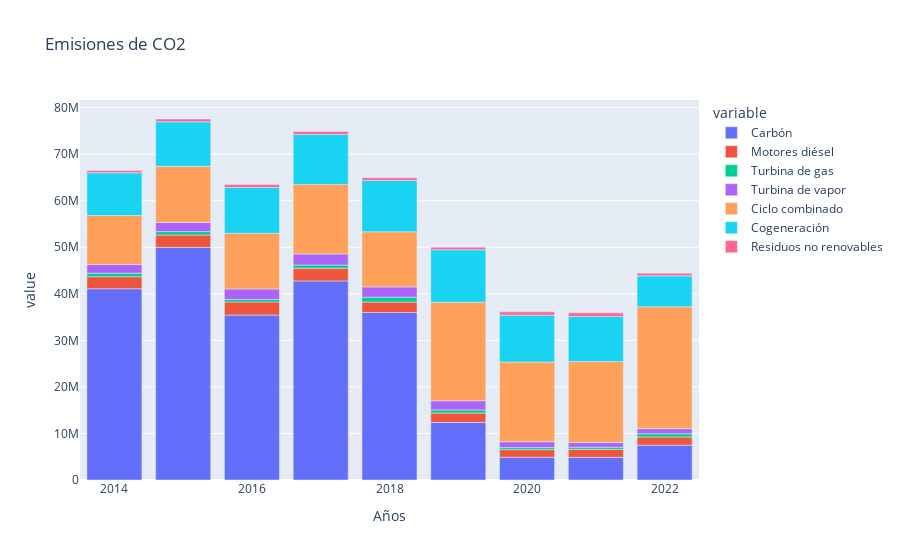

Notebook code for this chart:
### Markdown cell above
**EMISIONES DE CO2 POR TECNOLOGÍA NO RENOVABLE Y AÑO**

### Code cell
px.bar(data_frame = emisiones,
       x          = "Años",
       y          = emisiones.columns[1:-2],
       title = "Emisiones de CO2")

### Figure 1 — Plotly figure (JSON) as saved in the notebook; plotly's stock layout.template omitted (floating-point values rounded to 4 significant figures)
{"data": [{"alignmentgroup": "True", "hovertemplate": "variable=Carbón<br>Años=%{x}<br>value=%{y}<extra></extra>", "legendgroup": "Carbón", "marker": {"color": "#636efa", "pattern": {"shape": ""}}, "name": "Carbón", "offsetgroup": "Carbón", "orientation": "v", "showlegend": true, "textposition": "auto", "type": "bar", "x": [2014, 2015, 2016, 2017, 2018, 2019, 2020, 2021, 2022], "xaxis": "x", "y": [41090000.0, 49990000.0, 35450000.0, 42770000.0, 36000000.0, 12380000.0, 4885000.0, 4866000.0, 7489000.0], "yaxis": "y"}, {"alignmentgroup": "True", "hovertemplate": "variable=Motores diésel<br>Años=%{x}<br>value=%{y}<extra></extra>", "legendgroup": "Motores diésel", "marker": {"color": "#EF553B", "pattern": {"shape": ""}}, "name": "Motores diésel", "offsetgroup": "Motores diésel", "orientation": "v", "showlegend": true, "textposition": "auto", "type": "bar", "x": [2014, 2015, 2016, 2017, 2018, 2019, 2020, 2021, 2022], "xaxis": "x", "y": [2600000.0, 2652000.0, 2812000.0, 2728000.0, 2234000.0, 1998000.0, 1641000.0, 1721000.0, 1742000.0], "yaxis": "y"}, {"alignmentgroup": "True", "hovertemplate": "variable=Turbina de gas<br>Años=%{x}<br>value=%{y}<extra></extra>", "legendgroup": "Turbina de gas", "marker": {"color": "#00cc96", "pattern": {"shape": ""}}, "name": "Turbina de gas", "offsetgroup": "Turbina de gas", "orientation": "v", "showlegend": true, "textposition": "auto", "type": "bar", "x": [2014, 2015, 2016, 2017, 2018, 2019, 2020, 2021, 2022], "xaxis": "x", "y": [756400.0, 726300.0, 532300.0, 692800.0, 1045000.0, 675900.0, 430900.0, 451500.0, 703600.0], "yaxis": "y"}, {"alignmentgroup": "True", "hovertemplate": "variable=Turbina de vapor<br>Años=%{x}<br>value=%{y}<extra></extra>", "legendgroup": "Turbina de vapor", "marker": {"color": "#ab63fa", "pattern": {"shape": ""}}, "name": "Turbina de vapor", "offsetgroup": "Turbina de vapor", "orientation": "v", "showlegend": true, "textposition": "auto", "type": "bar", "x": [2014, 2015, 2016, 2017, 2018, 2019, 2020, 2021, 2022], "xaxis": "x", "y": [1843000.0, 1978426, 2257000.0, 2380000.0, 2210000.0, 1970000.0, 1260000.0, 1008000.0, 1094299], "yaxis": "y"}, {"alignmentgroup": "True", "hovertemplate": "variable=Ciclo combinado<br>Años=%{x}<br>value=%{y}<extra></extra>", "legendgroup": "Ciclo combinado", "marker": {"color": "#FFA15A", "pattern": {"shape": ""}}, "name": "Ciclo combinado", "offsetgroup": "Ciclo combinado", "orientation": "v", "showlegend": true, "textposition": "auto", "type": "bar", "x": [2014, 2015, 2016, 2017, 2018, 2019, 2020, 2021, 2022], "xaxis": "x", "y": [10540000.0, 12050000.0, 11970000.0, 14940000.0, 11840000.0, 21180000.0, 17130000.0, 17390000.0, 26200000.0], "yaxis": "y"}, {"alignmentgroup": "True", "hovertemplate": "variable=Cogeneración<br>Años=%{x}<br>value=%{y}<extra></extra>", "legendgroup": "Cogeneración", "marker": {"color": "#19d3f3", "pattern": {"shape": ""}}, "name": "Cogeneración", "offsetgroup": "Cogeneración", "orientation": "v", "showlegend": true, "textposition": "auto", "type": "bar", "x": [2014, 2015, 2016, 2017, 2018, 2019, 2020, 2021, 2022], "xaxis": "x", "y": [9178000.0, 9576000.0, 9845000.0, 10720000.0, 11020000.0, 11250000.0, 10070000.0, 9688000.0, 6646000.0], "yaxis": "y"}, {"alignmentgroup": "True", "hovertemplate": "variable=Residuos no renovables<br>Años=%{x}<br>value=%{y}<extra></extra>", "legendgroup": "Residuos no renovables", "marker": {"color": "#FF6692", "pattern": {"shape": ""}}, "name": "Residuos no renovables", "offsetgroup": "Residuos no renovables", "orientation": "v", "showlegend": true, "textposition": "auto", "type": "bar", "x": [2014, 2015, 2016, 2017, 2018, 2019, 2020, 2021, 2022], "xaxis": "x", "y": [471800.0, 595200.0, 625700.0, 625900.0, 584400.0, 533400.0, 712000.0, 781000.0, 575100.0], "yaxis": "y"}], "layout": {"barmode": "relative", "legend": {"title": {"text": "variable"}, "tracegroupgap": 0}, "title": {"text": "Emisiones de CO2"}, "xaxis": {"anchor": "y", "domain": [0, 1], "title": {"text": "Años"}}, "yaxis": {"anchor": "x", "domain": [0, 1], "title": {"text": "value"}}}}
